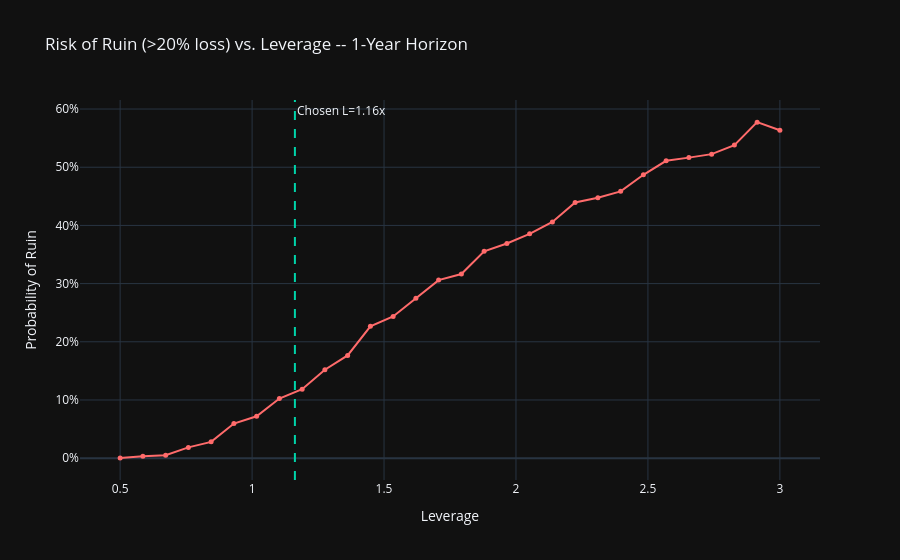

This figure's notebook cell:
### Code cell
RUIN_DD   = 0.20
lev_test  = np.linspace(0.5, MAX_LEVERAGE, 30)
ruin_probs = []

for L in lev_test:
    w_l   = w_constrained * L
    mu_d  = (w_l @ mu_hat) / ANNUAL
    vol_d = np.sqrt(w_l @ cov_daily @ w_l)
    dr    = sim_rng.normal(mu_d, vol_d, (2_000, MC_HORIZON))
    eq    = np.cumprod(1 + dr, axis=1)
    ruin_probs.append((eq.min(axis=1) < 1 - RUIN_DD).mean())

fig = go.Figure()
fig.add_trace(go.Scatter(
    x=lev_test, y=ruin_probs, mode='lines+markers',
    line=dict(color='#ff6b6b', width=2),
    marker=dict(size=5),
    name='P(loss > {:.0%})'.format(RUIN_DD)
))
fig.add_vline(x=leverage, line_dash='dash', line_color='#00d4aa',
              annotation_text='Chosen L={:.2f}x'.format(leverage),
              annotation_position='top right')
fig.update_layout(
    title='Risk of Ruin (>{:.0%} loss) vs. Leverage -- 1-Year Horizon'.format(RUIN_DD),
    xaxis_title='Leverage',
    yaxis_title='Probability of Ruin',
    yaxis_tickformat='.0%',
    template='plotly_dark'
)
fig.show()

### Figure 1 — Plotly figure (JSON) as saved in the notebook; plotly's stock layout.template omitted (floating-point values rounded to 4 significant figures)
{"data": [{"line": {"color": "#ff6b6b", "width": 2}, "marker": {"size": 5}, "mode": "lines+markers", "name": "P(loss > 20%)", "type": "scatter", "x": [0.5, 0.5862, 0.6724, 0.7586, 0.8448, 0.931, 1.017, 1.103, 1.19, 1.276, 1.362, 1.448, 1.534, 1.621, 1.707, 1.793, 1.879, 1.966, 2.052, 2.138, 2.224, 2.31, 2.397, 2.483, 2.569, 2.655, 2.741, 2.828, 2.914, 3], "y": [0.0005, 0.0035, 0.005, 0.0185, 0.028, 0.0595, 0.072, 0.1025, 0.1185, 0.152, 0.1765, 0.2265, 0.2435, 0.275, 0.306, 0.3165, 0.3555, 0.369, 0.3855, 0.406, 0.4395, 0.4475, 0.4585, 0.487, 0.511, 0.5165, 0.5225, 0.538, 0.5775, 0.5635]}], "layout": {"annotations": [{"showarrow": false, "text": "Chosen L=1.16x", "x": 1.162, "xanchor": "left", "xref": "x", "y": 1, "yanchor": "top", "yref": "y domain"}], "shapes": [{"line": {"color": "#00d4aa", "dash": "dash"}, "type": "line", "x0": 1.162, "x1": 1.162, "xref": "x", "y0": 0, "y1": 1, "yref": "y domain"}], "title": {"text": "Risk of Ruin (>20% loss) vs. Leverage -- 1-Year Horizon"}, "xaxis": {"title": {"text": "Leverage"}}, "yaxis": {"tickformat": ".0%", "title": {"text": "Probability of Ruin"}}}}
